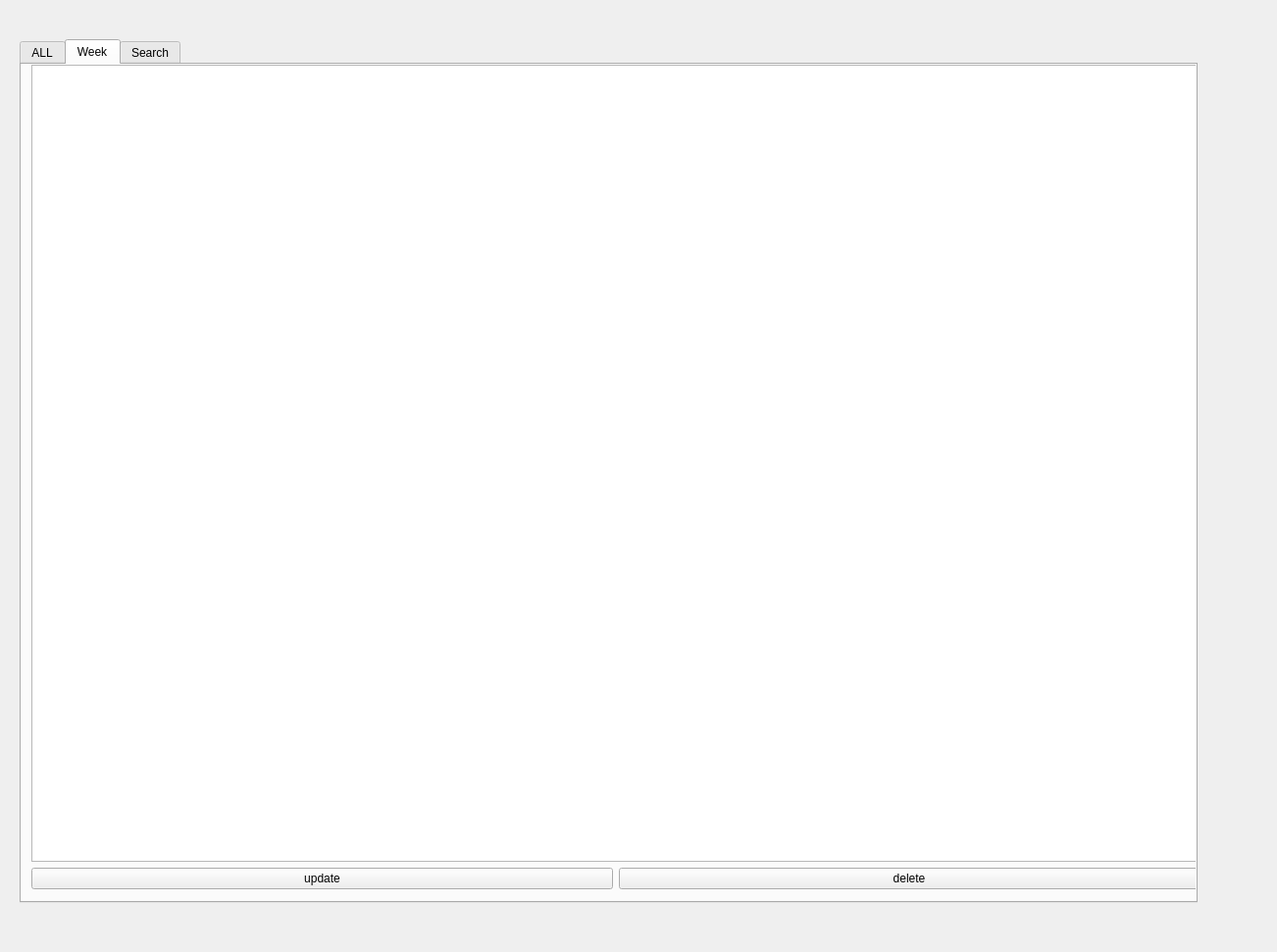
<?xml version="1.0" encoding="UTF-8"?>
<ui version="4.0">
 <class>history</class>
 <widget class="QWidget" name="history">
  <property name="geometry">
   <rect>
    <x>0</x>
    <y>0</y>
    <width>1302</width>
    <height>971</height>
   </rect>
  </property>
  <property name="windowTitle">
   <string>Form</string>
  </property>
  <widget class="QTabWidget" name="tabWidget">
   <property name="geometry">
    <rect>
     <x>20</x>
     <y>40</y>
     <width>1201</width>
     <height>881</height>
    </rect>
   </property>
   <property name="currentIndex">
    <number>1</number>
   </property>
   <widget class="QWidget" name="tab_all">
    <attribute name="title">
     <string>ALL</string>
    </attribute>
    <widget class="QWidget" name="gridLayoutWidget">
     <property name="geometry">
      <rect>
       <x>0</x>
       <y>0</y>
       <width>1191</width>
       <height>841</height>
      </rect>
     </property>
     <layout class="QGridLayout" name="gridLayout">
      <item row="1" column="0">
       <widget class="QPushButton" name="pushButton">
        <property name="text">
         <string>update</string>
        </property>
       </widget>
      </item>
      <item row="1" column="1">
       <widget class="QPushButton" name="pushButton_2">
        <property name="text">
         <string>delete</string>
        </property>
       </widget>
      </item>
      <item row="0" column="0" colspan="2">
       <widget class="QTableWidget" name="tableWidget"/>
      </item>
     </layout>
    </widget>
   </widget>
   <widget class="QWidget" name="tab_week">
    <attribute name="title">
     <string>Week</string>
    </attribute>
    <widget class="QWidget" name="gridLayoutWidget_2">
     <property name="geometry">
      <rect>
       <x>10</x>
       <y>0</y>
       <width>1191</width>
       <height>841</height>
      </rect>
     </property>
     <layout class="QGridLayout" name="gridLayout_2">
      <item row="2" column="0">
       <widget class="QPushButton" name="pushButton_3">
        <property name="text">
         <string>update</string>
        </property>
       </widget>
      </item>
      <item row="2" column="1">
       <widget class="QPushButton" name="pushButton_4">
        <property name="text">
         <string>delete</string>
        </property>
       </widget>
      </item>
      <item row="1" column="0" colspan="2">
       <widget class="QTableWidget" name="tableWidget_2"/>
      </item>
     </layout>
    </widget>
   </widget>
   <widget class="QWidget" name="tab_search">
    <attribute name="title">
     <string>Search</string>
    </attribute>
    <widget class="QWidget" name="gridLayoutWidget_3">
     <property name="geometry">
      <rect>
       <x>0</x>
       <y>0</y>
       <width>1191</width>
       <height>841</height>
      </rect>
     </property>
     <layout class="QGridLayout" name="gridLayout_3">
      <item row="1" column="0">
       <widget class="QPushButton" name="pushButton_5">
        <property name="text">
         <string>update</string>
        </property>
       </widget>
      </item>
      <item row="1" column="1">
       <widget class="QPushButton" name="pushButton_6">
        <property name="text">
         <string>delete</string>
        </property>
       </widget>
      </item>
      <item row="0" column="0" colspan="2">
       <widget class="QTableWidget" name="tableWidget_3"/>
      </item>
     </layout>
    </widget>
   </widget>
  </widget>
 </widget>
 <resources/>
 <connections/>
</ui>
